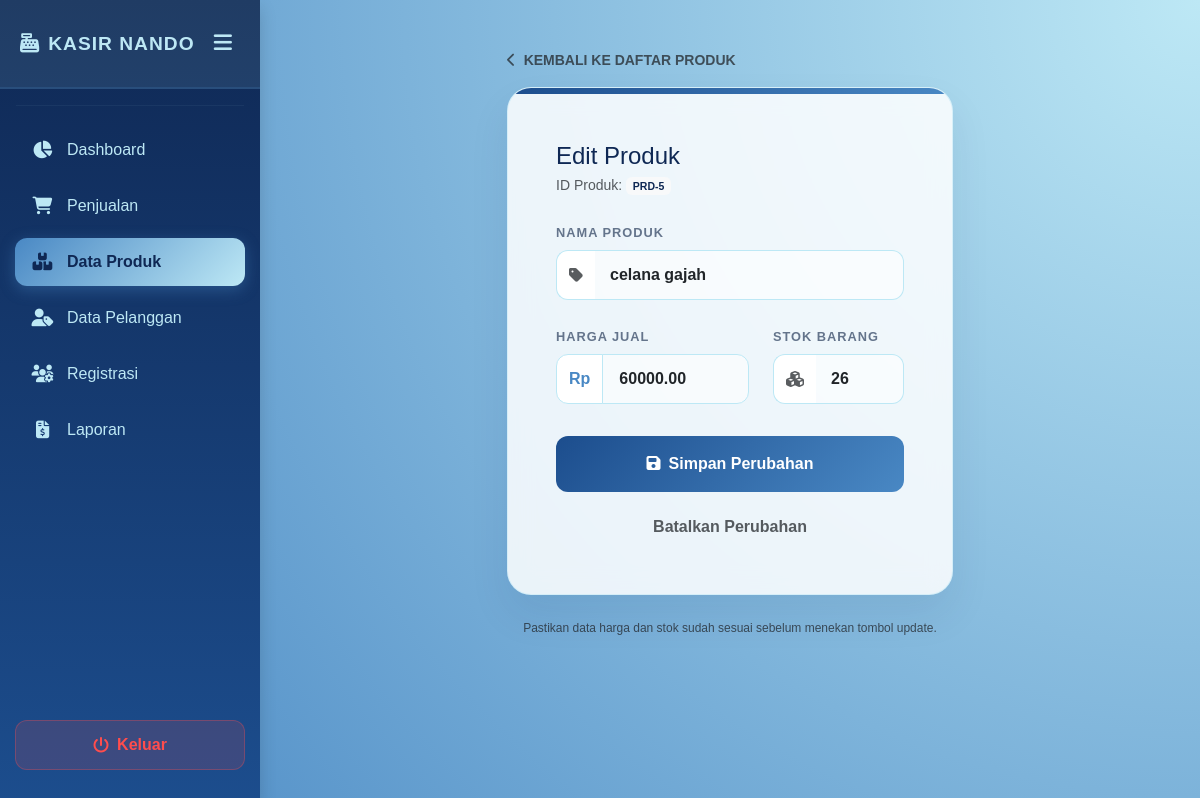
Screenshot of /admin/produk/edit.php?id=5 (signed in) with the database file from the repository.
### tables this page shows
CREATE TABLE `produk` (
  `ProdukID` int(11) NOT NULL,
  `NamaProduk` varchar(255) NOT NULL,
  `Harga` decimal(10,2) NOT NULL,
  `Stok` int(11) NOT NULL
);

### admin/produk/edit.php (the view, shortened to what this page needs)
<?php
include '../../main/connect.php';
$id = $_GET['id'];
$data = mysqli_query($conn, "SELECT * FROM produk WHERE ProdukID='$id'");
$d = mysqli_fetch_array($data);
?>
<!DOCTYPE html>
<html lang="id">
<head>
    <link href="https://cdn.jsdelivr.net/npm/bootstrap@5.3.0/dist/css/bootstrap.min.css" rel="stylesheet">
    <link rel="stylesheet" href="https://cdnjs.cloudflare.com/ajax/libs/font-awesome/6.4.0/css/all.min.css">
</head>
<body>
<div class="d-flex">
    <?php include '../../template/sidebar.php'; ?>
    <div class="container-fluid p-4">
        <div class="col-md-6 mx-auto mt-4">
            <a href="index.php" class="text-decoration-none text-muted small fw-bold mb-3 d-inline-block">
                <i class="fas fa-chevron-left me-1"></i> KEMBALI KE DAFTAR PRODUK
            </a>
            <div class="glass-card overflow-hidden">
                <div style="height: 6px; background: linear-gradient(to right, var(--primary-color), var(--secondary-color));"></div>
                <div class="card-body p-4 p-md-5">
                    <div class="mb-4">
                        <h4 class="fw-extrabold text-dark-custom mb-1">Edit Produk</h4>
                        <p class="text-muted small">ID Produk: <span class="badge bg-light" style="color: var(--dark-color);">PRD-<?= $d['ProdukID']; ?></span></p>
                    </div>
                    <form id="formEdit" action="proses_edit.php" method="POST">
                        <div class="mb-4">
                            <label class="form-label fw-bold">Nama Produk</label>
                            <div class="input-group">
                                <span class="input-group-text border-end-0" style="border-radius: 12px 0 0 12px;"><i class="fas fa-tag text-muted"></i></span>
                                <input type="text" name="NamaProduk" class="form-control form-control-custom border-start-0 rounded-end-custom"
                                       placeholder="Contoh: Kopi Susu Gula Aren" value="<?= $d['NamaProduk']; ?>" required>
                            </div>
                        </div>
                        <div class="row">
                            <div class="col-md-7 mb-4">
                                <label class="form-label fw-bold">Harga Jual</label>
                                <div class="input-group">
                                    <span class="input-group-text input-group-text-custom">Rp</span>
                                    <input type="number" name="Harga" class="form-control form-control-custom rounded-end-custom"
                                           value="<?= $d['Harga']; ?>" required>
                                </div>
                            </div>
                            <div class="col-md-5 mb-4">
                                <label class="form-label fw-bold">Stok Barang</label>
                                <div class="input-group">
                                    <span class="input-group-text border-end-0" style="border-radius: 12px 0 0 12px;"><i class="fas fa-cubes text-muted"></i></span>
                                    <input type="number" name="Stok" class="form-control form-control-custom border-start-0 rounded-end-custom"
                                           value="<?= $d['Stok']; ?>" required>
                                </div>
                            </div>
                        </div>
                        <div class="d-grid gap-2 mt-2">
                            <button type="button" onclick="confirmEdit()" class="btn text-white fw-bold btn-update py-3">
                                <i class="fas fa-save me-2"></i>Simpan Perubahan
                            </button>
                            <a href="index.php" class="btn btn-link text-muted text-decoration-none small fw-bold mt-2">Batalkan Perubahan</a>
                        </div>
                    </form>
                </div>
            </div>
            <div class="text-center mt-4">
                <p class="text-muted" style="font-size: 0.75rem;">
                    Pastikan data harga dan stok sudah sesuai sebelum menekan tombol update.
                </p>
            </div>
        </div>
    </div>
</div>
</body>
</html>

### admin/produk/edit.php (style rules this page uses)
:root { --glass-bg: rgba(255, 255, 255, 0.85); --glass-border: rgba(189, 232, 245, 0.5); --primary-color: #1C4D8D; --secondary-color: #4988C4; --accent-color: #BDE8F5; --dark-color: #0F2854; }
body { background: radial-gradient(circle at top right, var(--accent-color), var(--secondary-color)), linear-gradient(135deg, #BDE8F5 0%, #4988C4 100%); min-height: 100vh; color: var(--dark-color); font-family: 'Plus Jakarta Sans', sans-serif; position: relative; }
body::before { content: ""; position: absolute; top: 0; left: 0; width: 100%; height: 100%; background-image: radial-gradient(var(--secondary-color) 0.5px, transparent 0.5px); background-size: 24px 24px; opacity: 0.1; z-index: -1; }
.glass-card { background: var(--glass-bg); backdrop-filter: blur(12px); -webkit-backdrop-filter: blur(12px); border: 1px solid var(--glass-border); border-radius: 24px; box-shadow: 0 20px 40px rgba(15, 40, 84, 0.08); }
.form-label { font-size: 0.8rem; text-transform: uppercase; letter-spacing: 1px; color: #64748b; margin-bottom: 0.5rem; }
.form-control-custom { background: rgba(255, 255, 255, 0.6); border: 1px solid var(--accent-color); border-radius: 12px; padding: 0.75rem 1rem; font-weight: 600; transition: all 0.3s; }
.btn-update { background: linear-gradient(135deg, var(--primary-color), var(--secondary-color)); border: none; border-radius: 12px; padding: 0.8rem; transition: all 0.3s; }
.input-group-text-custom { background: rgba(255,255,255,0.5); border: 1px solid var(--accent-color); border-radius: 12px 0 0 12px; color: var(--secondary-color); font-weight: bold; }
.rounded-end-custom { border-radius: 0 12px 12px 0 !important; }
.input-group-text { background: white; border: 1px solid var(--accent-color); }
.text-dark-custom { color: var(--dark-color) !important; }

### rows the page displays
produk: ProdukID "5", NamaProduk "celana gajah", Harga "60000.00", Stok "26"
